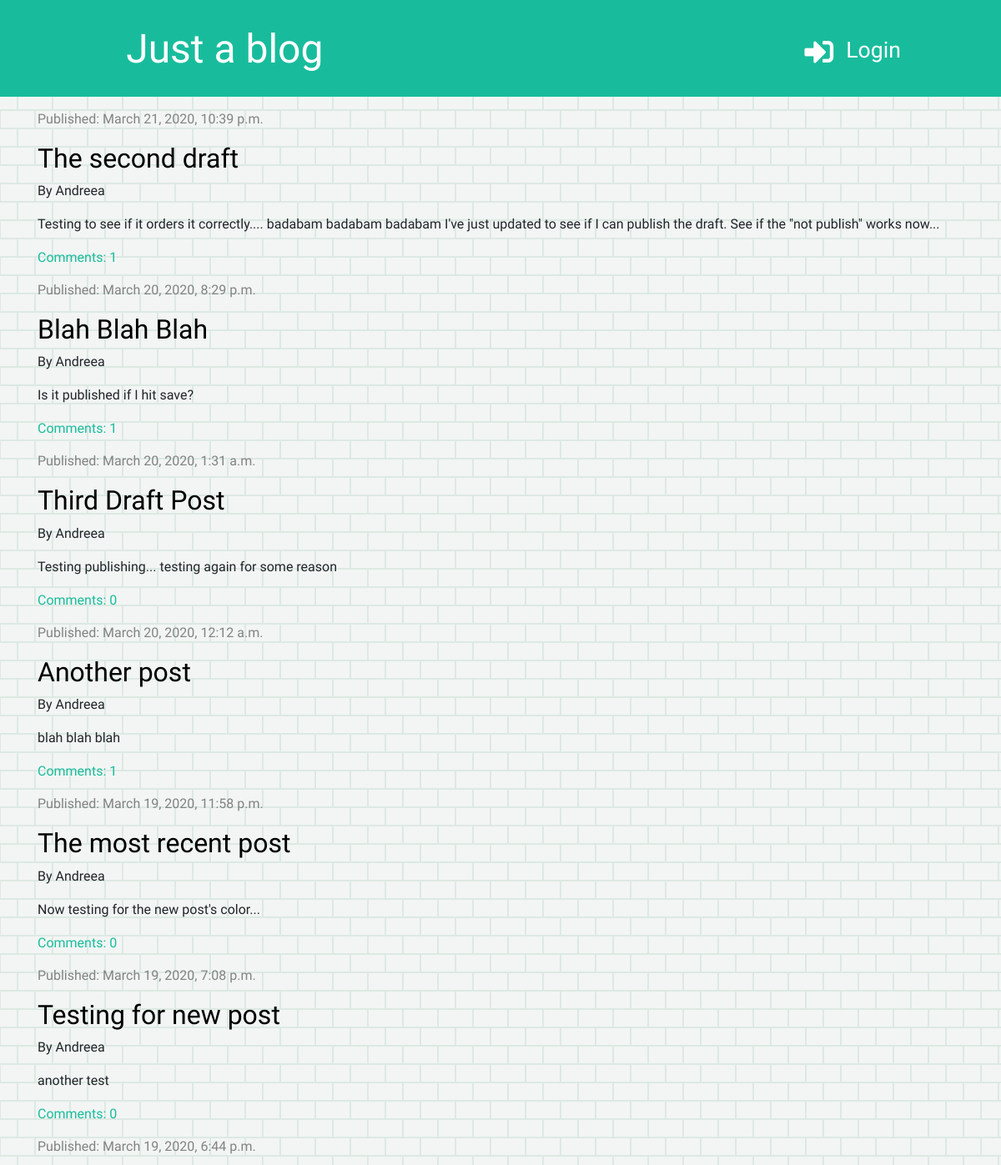
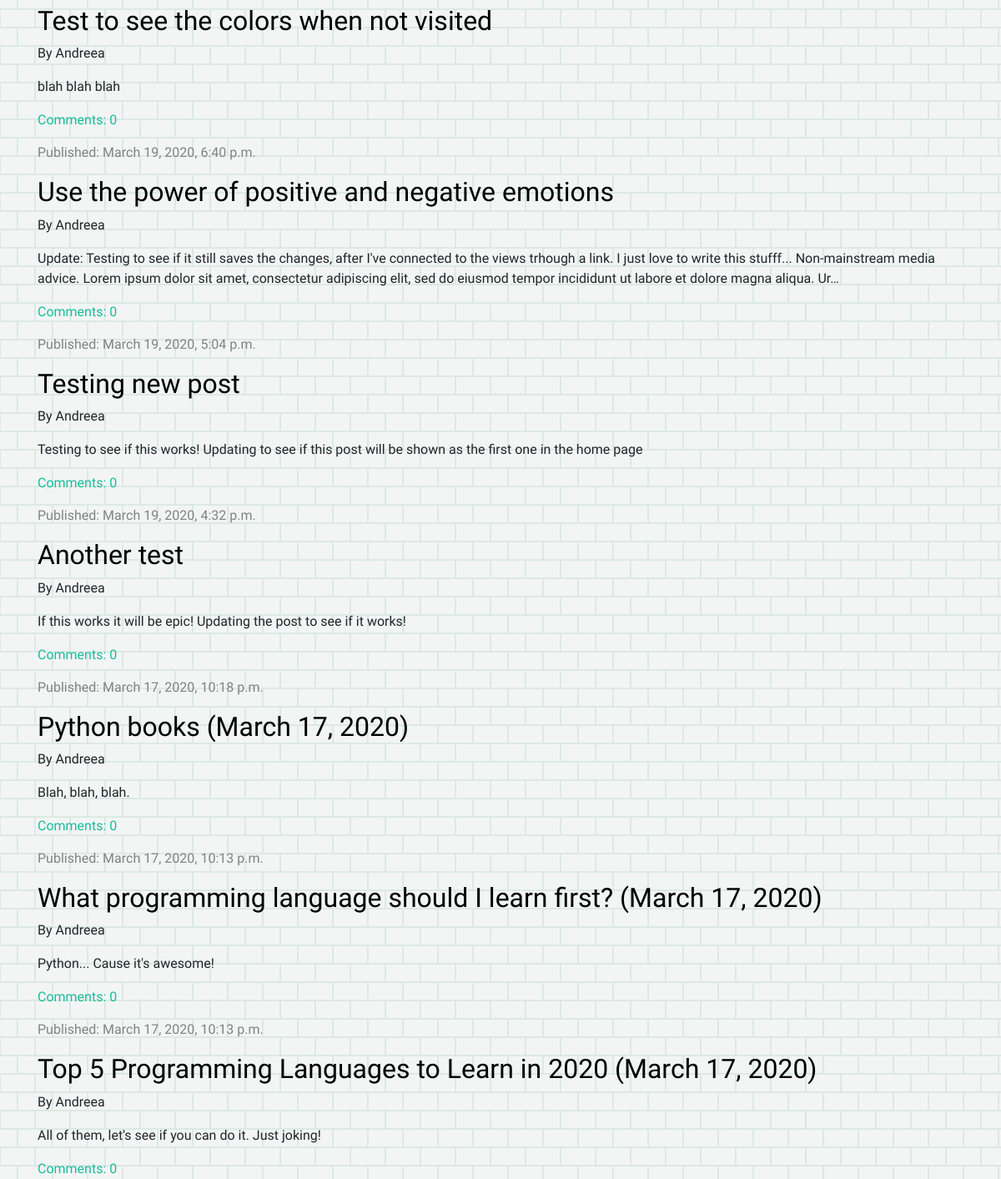
The page / on the database its author committed (2 pictures, top to bottom).
### blog/models.py (models this page shows, shortened)
class Post(models.Model):
    author = models.ForeignKey('auth.User', on_delete=models.CASCADE)
    title = models.CharField(max_length=200)
    text = models.TextField()
    created_date = models.DateTimeField(default=timezone.now)
    published_date = models.DateTimeField(blank=True, null=True)
    def approved_comments(self):
        return self.comments.filter(approved=True)

### blog/views.py (the view)
# urls.py: path('', views.post_list, name='post_list'),
def post_list(request):
    posts = Post.objects.filter(published_date__lte=timezone.now()).order_by('-published_date')
    stuff_for_frontend = {'posts': posts}
    return render(request, 'blog/post_list.html', stuff_for_frontend)

### blog/templates/blog/post_list.html (shortened to what this page needs)
{% extends 'blog/base.html' %}
{% block content %}
    {% for post in posts %}
        <div class="post">
            <div class="date">
                <p> Published: {{ post.published_date }}</p>
            </div>
            <h2><a href="{% url 'post_detail' pk=post.pk %}">{{ post.title }}</a></h2>
            <p>By {{ post.author }}</p>
            <p>{{ post.text|truncatechars:300}}</p>
            <a href="{% url 'post_detail' pk=post.pk %}" class="approved-comments">Comments: {{ post.approved_comments.count }}</a>
        </div>
    {% endfor %}
{% endblock %}

### blog/static/css/blog.css (style rules this page uses)
h1, h2, h3, h4 { margin-top: 10px; }
body { font-family: 'Raleway', sans-serif; background-color: #f2f5f4; }
.date { padding: 15px 0px 0px 0px; color: #828282; }
.post h2 a { color: #000000; }
.approved-comments { color: #18BC9C; }

### rows shown on the page
Post: published_date "March 21, 2020, 10:39 p.m.", title "The second draft", author "Andreea", text "Testing to see if it orders it correctly.... badabam badabam badabam I've just updated to see if I can publish the draft. See if the \"not publish\" works now...", approved_comments.count "1"
Post: published_date "March 20, 2020, 8:29 p.m.", title "Blah Blah Blah", author "Andreea", text "Is it published if I hit save?", approved_comments.count "1"
Post: published_date "March 20, 2020, 1:31 a.m.", title "Third Draft Post", author "Andreea", text "Testing publishing... testing again for some reason", approved_comments.count "0"
Post: published_date "March 20, 2020, 12:12 a.m.", title "Another post", author "Andreea", text "blah blah blah", approved_comments.count "1"
Post: published_date "March 19, 2020, 11:58 p.m.", title "The most recent post", author "Andreea", text "Now testing for the new post's color...", approved_comments.count "0"
Post: published_date "March 19, 2020, 7:08 p.m.", title "Testing for new post", author "Andreea", text "another test", approved_comments.count "0"
Post: published_date "March 19, 2020, 6:44 p.m.", title "Test to see the colors when not visited", author "Andreea", text "blah blah blah", approved_comments.count "0"
Post: published_date "March 19, 2020, 6:40 p.m.", title "Use the power of positive and negative emotions", author "Andreea", text "Update: Testing to see if it still saves the changes, after I've connected to the views trhough a link. I just love to write this stufff... Non-mainstream media advice. Lorem ipsum dolor sit amet, consectetur adipiscing elit, sed do eiusmod tempor incididunt ut labore et dolore magna aliqua. Ur…", approved_comments.count "0"
Post: published_date "March 19, 2020, 5:04 p.m.", title "Testing new post", author "Andreea", text "Testing to see if this works! Updating to see if this post will be shown as the first one in the home page", approved_comments.count "0"
Post: published_date "March 19, 2020, 4:32 p.m.", title "Another test", author "Andreea", text "If this works it will be epic! Updating the post to see if it works!", approved_comments.count "0"
Post: published_date "March 17, 2020, 10:18 p.m.", title "Python books (March 17, 2020)", author "Andreea", text "Blah, blah, blah.", approved_comments.count "0"
Post: published_date "March 17, 2020, 10:13 p.m.", title "What programming language should I learn first? (March 17, 2020)", author "Andreea", text "Python... Cause it's awesome!", approved_comments.count "0"
Post: published_date "March 17, 2020, 10:13 p.m.", title "Top 5 Programming Languages to Learn in 2020 (March 17, 2020)", author "Andreea", text "All of them, let's see if you can do it. Just joking!", approved_comments.count "0"
